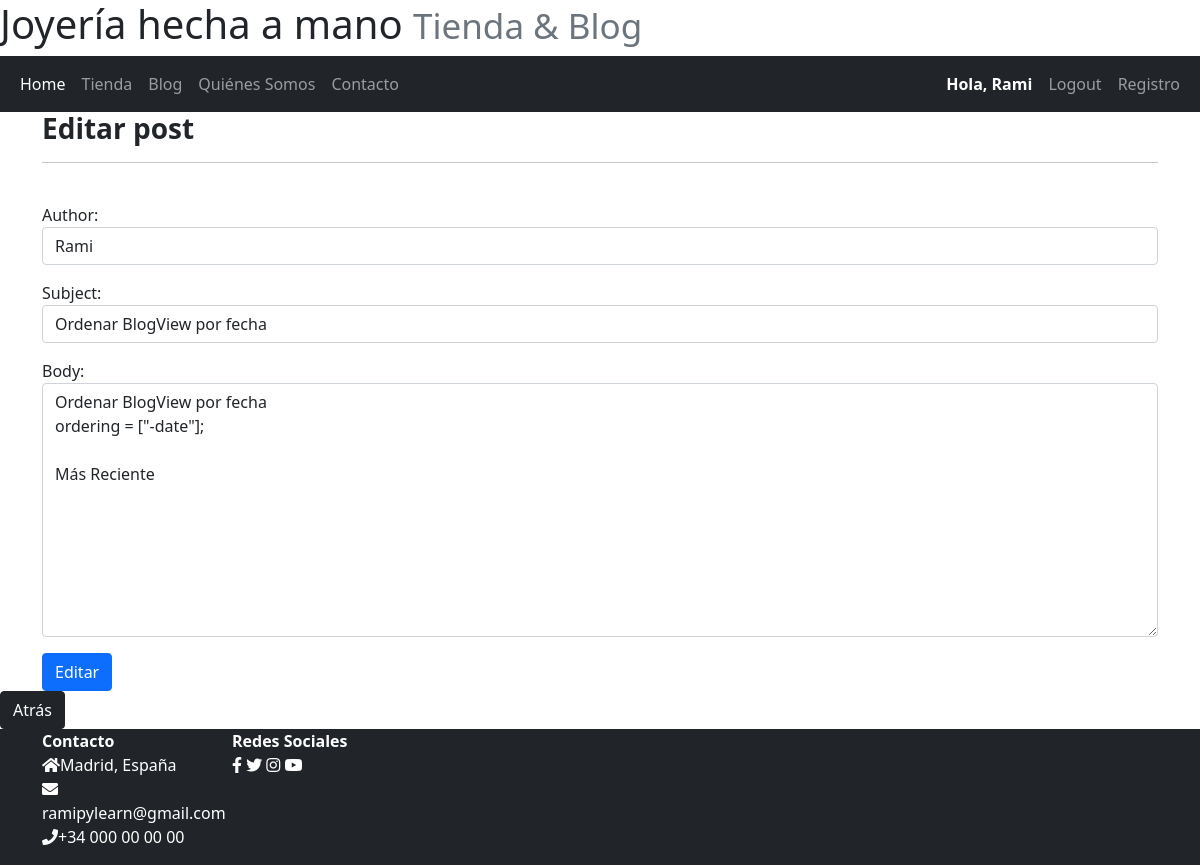
The app's page /edit_post/37/ (signed in) with its own data.
### blog_app/models.py (models this page shows, shortened)
class Post(models.Model):
    subject = models.TextField(max_length=200);
    author = models.ForeignKey(User, on_delete=models.PROTECT);
    body = models.TextField();
    date = models.DateTimeField(auto_now_add=True);

### blog_app/views.py (the view)
# urls.py: path('edit_post/<int:pk>/', views.EditPost.as_view(), name='edit_post'),
class EditPost(UpdateView):
    model = Post;
    form_class = PostForm;
    template_name = "blog_app/edit_post.html";

### blog_app/forms.py
class PostForm(forms.ModelForm):
    class Meta:
        model = Post;
        fields = ("author", "subject", "body");
        widgets = {
            "author": forms.Select(attrs={"class": "form-control"}),
            "subject": forms.TextInput(attrs={"class": "form-control", "placeholder": "Máximo 200 caracteres"}),
            "body": forms.Textarea(attrs={"class": "form-control"})
        };

### blog_app/templates/blog_app/edit_post.html (shortened to what this page needs)
{% extends "blog_app/base.html" %}
{% block content %}
{% if user.is_authenticated %}
    {% if user.id == post.author.id %}
        <div class="container">
            <div class="form-group">
                <h3><strong>Editar post</strong></h3>
                <hr><br>
                <form method="POST">
                    {{ form.as_p }}
                    <button class="btn btn-primary">Editar</button>
                </form>
            </div>
        </div>
    {% endif %}
{% else %}
<p>Para realizar esta acción debes estar registrado/a.</p>
{% endif %}
<a class="btn btn-dark" href="{% url 'blog_app:blog' %}" role="button">Atrás</a>
{% endblock %}

### blog_app/templates/blog_app/base.html (shortened to what this page needs)
<!doctype html>
<html lang="en">
  <head>
    <link href="https://cdn.jsdelivr.net/npm/bootstrap@5.1.0/dist/css/bootstrap.min.css" rel="stylesheet">
    <link rel="stylesheet" href="https://cdnjs.cloudflare.com/ajax/libs/font-awesome/5.15.4/css/all.min.css" />
  </head>
  <body>
    <div>
        <header>
            <h1>Joyería hecha a mano <small class="text-muted">Tienda & Blog</small></h1>
        </header>
    </div>
    <nav class="navbar navbar-expand-lg navbar-dark bg-dark">
        <div class="container-fluid">
          <div class="collapse navbar-collapse" id="navbarSupportedContent">
            <ul class="navbar-nav me-auto mb-2 mb-lg-0">
              <li class="nav-item">
                <a class="nav-link active" aria-current="page" href="{% url 'blog_app:index' %}">Home</a>
              </li>
              <li class="nav-item">
                <a class="nav-link" href="{% url 'blog_app:shop' %}">Tienda</a>
              </li>
              <li class="nav-item">
                <a class="nav-link" href="{% url 'blog_app:blog' %}">Blog</a>
              </li>
              <li class="nav-item">
                <a class="nav-link" href="#">Quiénes Somos</a>
              </li>
              <li class="nav-item">
                <a class="nav-link" href="#">Contacto</a>
              </li>
            </ul>
            <ul class="navbar-nav flex-shrink-1">
              {% if user.is_authenticated %}
                <li class="nav-item">
                  <a class="nav-link active" href="#"><strong>Hola, {{user.username}}</strong></a>
                </li>
              {% else %}
                <li class="nav-item">
                  <a class="nav-link active" href="{% url 'login' %}">Login</a>
                </li>
              {% endif %}
              <li class="nav-item">
                <a class="nav-link" href="{% url 'logout' %}">Logout</a>
              </li>
              <li class="nav-item">
                <a class="nav-link" href="{% url 'users_auth_app:register' %}">Registro</a>
              </li>
            </ul>
          </div>
        </div>
    </nav>
    {% block content %}
    {% endblock %}
    <footer class="bg-dark">
      <div class="container">
        <div class="row">
          <ul class="col-2 list-unstyled text-white">
            <li class="fw-bold">Contacto</li>
            <li><i class="fas fa-home"></i>Madrid, España</li>
            <li><i class="fas fa-envelope"></i>ramipylearn@gmail.com</li>
            <li><i class="fas fa-phone"></i>+34 000 00 00 00</li>
          </ul>
          <ul class="col-2 list-unstyled text-white">
            <li class="fw-bold">Redes Sociales</li>
            <li>
              <a href="#" class="text-reset"><i class="fab fa-facebook-f"></i></a>
              <a href="https://twitter.com/rmpylearn" class="text-reset"><i class="fab fa-twitter"></i></a>
              <a href="#" class="text-reset"><i class="fab fa-instagram"></i></a>
              <a href="#" class="text-reset"><i class="fab fa-youtube"></i></a>
            </li>
          </ul>
        </div>
      </div>
    </footer>
  </body>
</html>

### records on screen
Post: author "Rami", subject "Ordenar BlogView por fecha", body "Ordenar BlogView por fecha ordering = [\"-date\"]; Más Reciente"

### other values on screen
{{ user.username }} "Rami"
